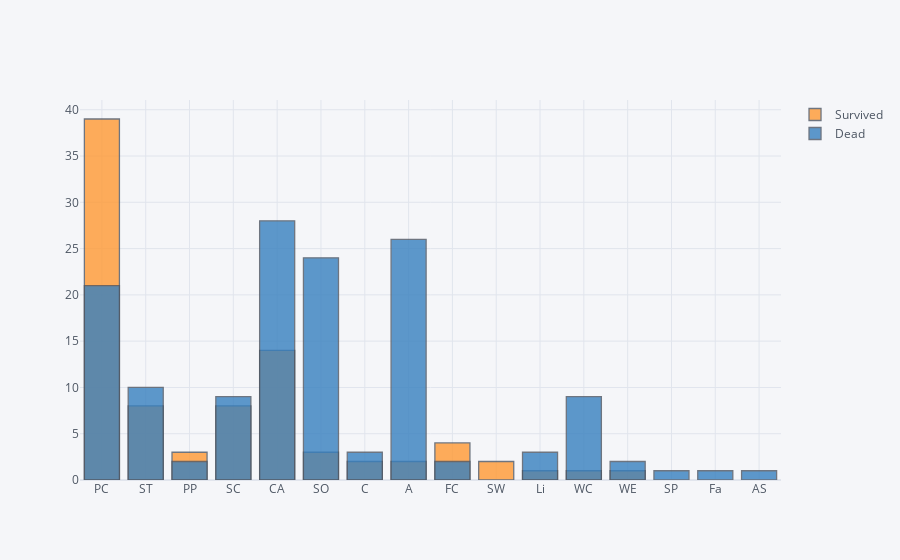

The notebook cell saved with this chart:
### Code cell
import chart_studio.plotly as py
import cufflinks as cf
cf.go_offline(connected=True)

survived = train[train['Survived'] == 1]['Ticket_Initial2']
dead = train[train['Survived'] == 0]['Ticket_Initial2']
df_temp1 = pd.concat([survived, dead], axis=1, keys=['Survived','Dead'])
df_temp1.iplot(kind='histogram')

### Figure 1 — Plotly figure (JSON) as saved in the notebook; plotly's stock layout.template omitted (floating-point values rounded to 4 significant figures; data arrays with more than 128 entries replaced by an {"elided": "..."} marker saying what was removed)
{"data": [{"histfunc": "count", "histnorm": "", "marker": {"color": "rgba(255, 153, 51, 1.0)", "line": {"color": "#4D5663", "width": 1.3}}, "name": "Survived", "opacity": 0.8, "orientation": "v", "type": "histogram", "x": {"elided": "891 str values"}}, {"histfunc": "count", "histnorm": "", "marker": {"color": "rgba(55, 128, 191, 1.0)", "line": {"color": "#4D5663", "width": 1.3}}, "name": "Dead", "opacity": 0.8, "orientation": "v", "type": "histogram", "x": {"elided": "891 str values"}}], "layout": {"barmode": "overlay", "legend": {"bgcolor": "#F5F6F9", "font": {"color": "#4D5663"}}, "paper_bgcolor": "#F5F6F9", "plot_bgcolor": "#F5F6F9", "title": {"font": {"color": "#4D5663"}}, "xaxis": {"gridcolor": "#E1E5ED", "showgrid": true, "tickfont": {"color": "#4D5663"}, "title": {"font": {"color": "#4D5663"}, "text": ""}, "zerolinecolor": "#E1E5ED"}, "yaxis": {"gridcolor": "#E1E5ED", "showgrid": true, "tickfont": {"color": "#4D5663"}, "title": {"font": {"color": "#4D5663"}, "text": ""}, "zerolinecolor": "#E1E5ED"}}}
